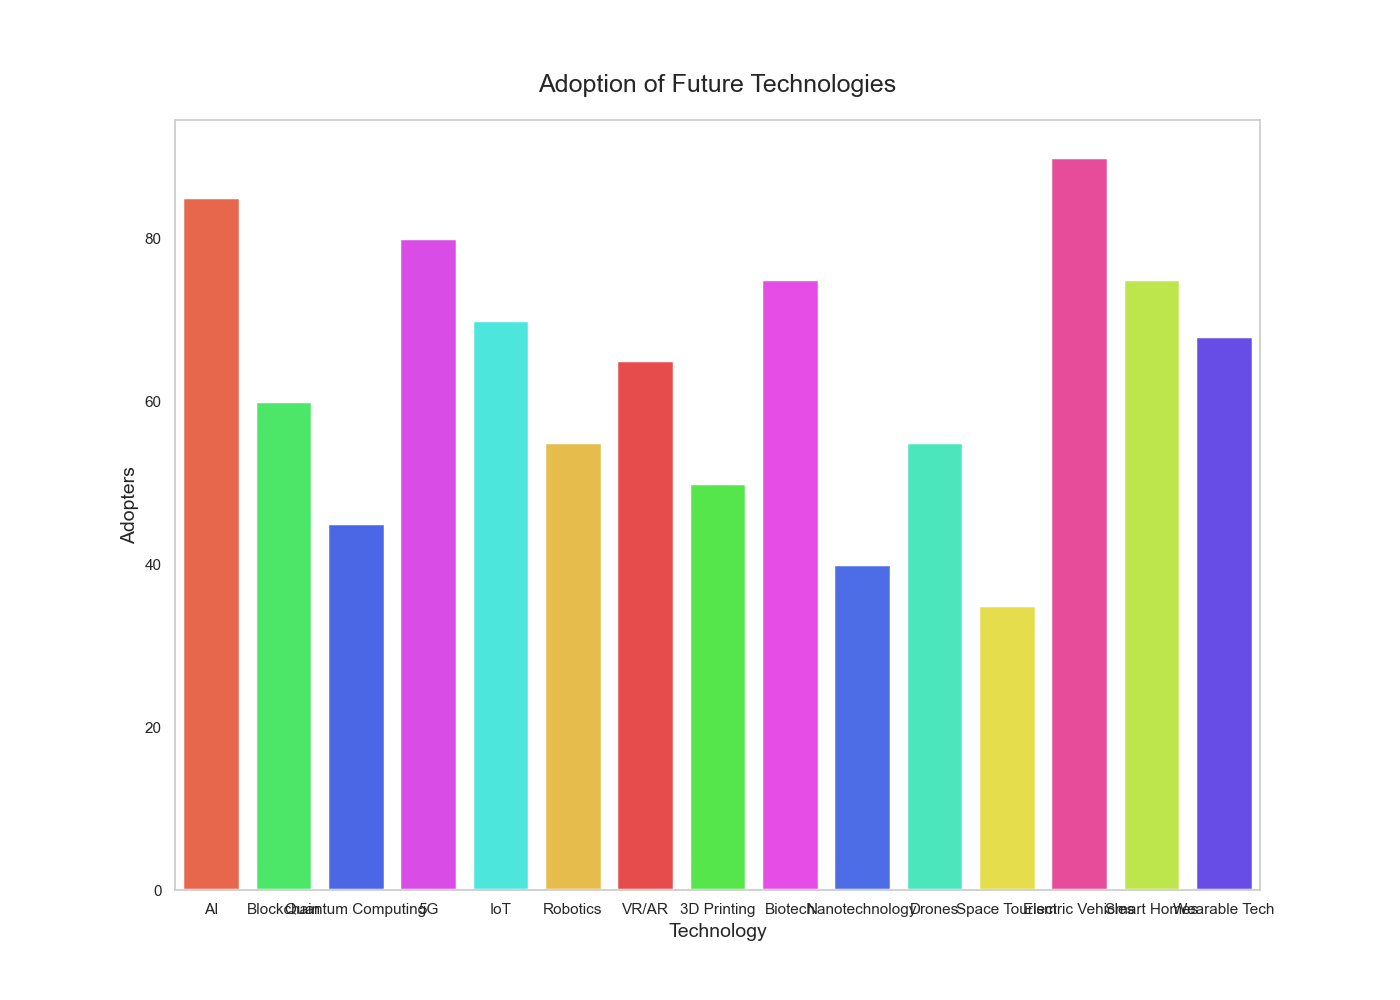

Generate this figure with Python:

import seaborn as sns
import pandas as pd
import matplotlib.pyplot as plt

data = {
    'Technology': ['AI', 'Blockchain', 'Quantum Computing', '5G', 'IoT', 'Robotics', 'VR/AR', '3D Printing', 'Biotech', 'Nanotechnology', 'Drones', 'Space Tourism', 'Electric Vehicles', 'Smart Homes', 'Wearable Tech'],
    'Adopters': [85, 60, 45, 80, 70, 55, 65, 50, 75, 40, 55, 35, 90, 75, 68]
}

df = pd.DataFrame(data)

plt.figure(figsize=(14, 10))
sns.barplot(y='Adopters', x='Technology', data=df, palette=["#FF5733", "#33FF57", "#3357FF", "#F033FF", "#33FFF3", "#FFC733", "#FF3333", "#3FFF33", "#FF33FF", "#335FFF", "#33FFC7", "#FFF333", "#FF3399", "#C7FF33", "#5733FF"], linewidth=2.5)

plt.title('Adoption of Future Technologies', fontsize=18, pad=20)
plt.xlabel('Technology', fontsize=14)
plt.ylabel('Adopters', fontsize=14)
plt.grid(axis='y')

plt.show()
